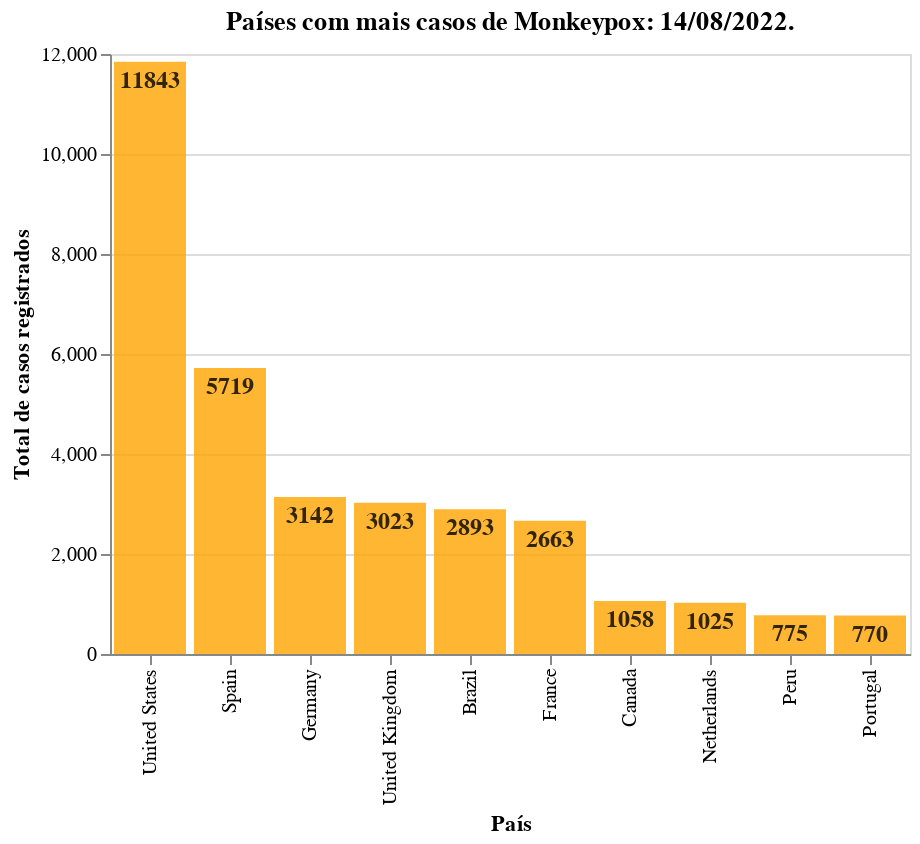

The cell this chart's notebook holds for it:
### Markdown cell above
Os 5 países com mais casos são: EUA, Espanha, Alemanha, Reino Unido e Brasil.

### Code cell
#Importando a biblioteca Altair:

import altair as alt

# Customizando o gráfico de barras:

barras=alt.Chart(
    data=tab_casos_por_pais.head(10),
    width=400,
    height=300,
    title = 'Países com mais casos de Monkeypox: 14/08/2022.'
  ).mark_bar()\
  .encode(
      y=alt.Y(
          shorthand = 'total_cases:Q',
          scale=alt.Scale(domain=(0, 12000)),
          axis=alt.Axis(title = 'Total de casos registrados')
      ),
      x=alt.X(
          shorthand = "location:O",
          sort = '-y',
          axis=alt.Axis(title='País')
      )
)

#Definindo os rótulos

textos=barras.mark_text(
    align='center',
    baseline='top',
    dy=4,
    color='black',
    fontStyle='bold',
    fontSize=12,
).encode(text='total_cases:Q') 

#Confeccionando o gráfico de barras:

(barras+textos).configure_mark(opacity=0.8, color='orange')

### Figure 1 — Vega-Lite specification as saved in the notebook (floating-point values rounded to 4 significant figures)
{"config": {"view": {"continuousWidth": 400, "continuousHeight": 300}, "mark": {"color": "orange", "opacity": 0.8}}, "layer": [{"mark": "bar", "encoding": {"x": {"axis": {"title": "País"}, "field": "location", "sort": "-y", "type": "ordinal"}, "y": {"axis": {"title": "Total de casos registrados"}, "field": "total_cases", "scale": {"domain": [0, 12000]}, "type": "quantitative"}}, "height": 300, "title": "Países com mais casos de Monkeypox: 14/08/2022.", "width": 400}, {"mark": {"type": "text", "align": "center", "baseline": "top", "color": "black", "dy": 4, "fontSize": 12, "fontStyle": "bold"}, "encoding": {"text": {"field": "total_cases", "type": "quantitative"}, "x": {"axis": {"title": "País"}, "field": "location", "sort": "-y", "type": "ordinal"}, "y": {"axis": {"title": "Total de casos registrados"}, "field": "total_cases", "scale": {"domain": [0, 12000]}, "type": "quantitative"}}, "height": 300, "title": "Países com mais casos de Monkeypox: 14/08/2022.", "width": 400}], "data": {"name": "data-3e2b9968d704e55db82ceb2f3bd2ef35"}, "$schema": "https://vega.github.io/schema/vega-lite/v4.17.0.json", "datasets": {"data-3e2b9968d704e55db82ceb2f3bd2ef35": [{"location": "United States", "total_cases": 11840.0}, {"location": "Spain", "total_cases": 5719.0}, {"location": "Germany", "total_cases": 3142.0}, {"location": "United Kingdom", "total_cases": 3023.0}, {"location": "Brazil", "total_cases": 2893.0}, {"location": "France", "total_cases": 2663.0}, {"location": "Canada", "total_cases": 1058.0}, {"location": "Netherlands", "total_cases": 1025.0}, {"location": "Peru", "total_cases": 775.0}, {"location": "Portugal", "total_cases": 770.0}]}}
